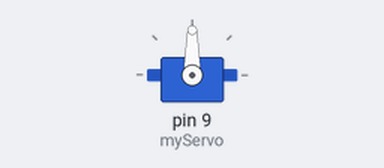
This sketch was run on a simulated Arduino Uno, built with avr-gcc and run on an emulated ATmega328P. Parts: servo.

Above: at 0.05 s.
At 1.5 s:
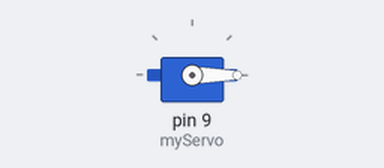
At 3.0 s:
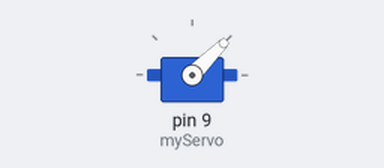
At 6.0 s:
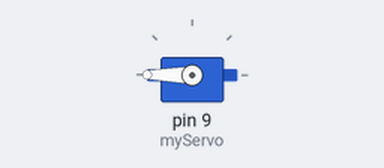
Timing chart, 0 to 7.8 s (numbered marks = the images above):
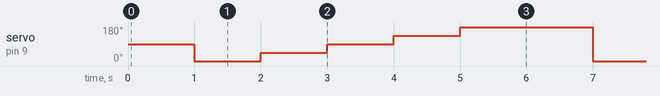

The sketch:

ServoTest.ino
```cpp
#include<Servo.h>
Servo myServo;
void setup() {
  // put your setup code here, to run once:
  myServo.attach(9);
}

void loop() {
  // put your main code here, to run repeatedly:
  delay(1000);
  myServo.write(0);
  delay(1000);
  myServo.write(45);
  delay(1000);
  myServo.write(90);
  delay(1000);
  myServo.write(135);
  delay(1000);
  myServo.write(180);
  delay(1000);
}
```

Measured:
- by itself, servo on pin 9 (myServo): repeats every 6.0 s: 45° 1.0 s, 90° 1.0 s, 135° 1.0 s, 180° 2.0 s, 0° 1.0 s
